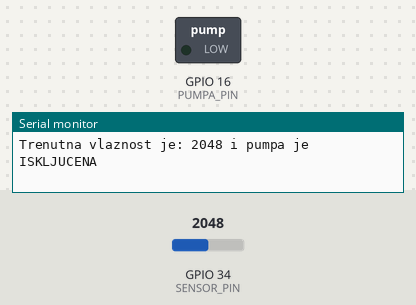
Bench run of a program on a simulated ESP32. On the bench: switched loads named in the program (green lamp = pin HIGH), the last lines printed to the serial monitor. Inputs (shaded band) come from the test bench; at power-on: GPIO 34 (SENSOR_PIN) = 2048.

Above: at 2.2 s.
2.3 s: GPIO 34 (SENSOR_PIN) set to 874
3.8 s: GPIO 34 (SENSOR_PIN) set to 745
At 5.3 s:
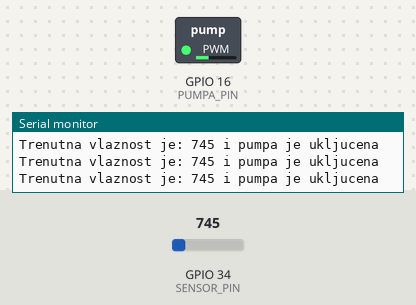
Timing chart, 0 to 6.8 s (numbered marks = the images above; inputs shaded):
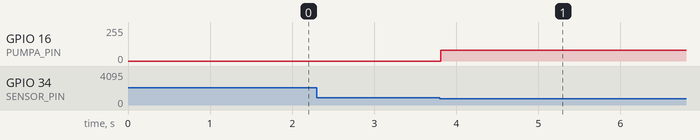

The program:

main.cpp
```cpp
#include <Arduino.h>

#define SENSOR_PIN 34
#define PUMPA_PIN 16

uint16_t sensorValue = 0;

void setup(){
  Serial.begin(9600);

  pinMode (SENSOR_PIN, INPUT);
  pinMode (PUMPA_PIN, OUTPUT);

  delay(1000);
}

void loop()
{
  sensorValue = analogRead(SENSOR_PIN);

  if (sensorValue < 819)
  {
    while (sensorValue < 1500) {
      analogWrite(PUMPA_PIN,80);
      sensorValue = analogRead(SENSOR_PIN);
      delay(10);
      Serial.printf("Trenutna vlaznost je: %d i pumpa je ukljucena\n", sensorValue );
      delay(10);
    }
  }else
  {
    Serial.printf("Trenutna vlaznost je: %d i pumpa je ISKLJUCENA\n", sensorValue );
    analogWrite(PUMPA_PIN,0);
  }
  delay(100);
}
```

Measured:
- the behaviour switches between 819 and 818 on GPIO 34 (SENSOR_PIN) (found by bisection; images 0 and 1)
- after the input at 3.8 s, GPIO 16 (PUMPA_PIN): 0/255 → 80/255 at once
